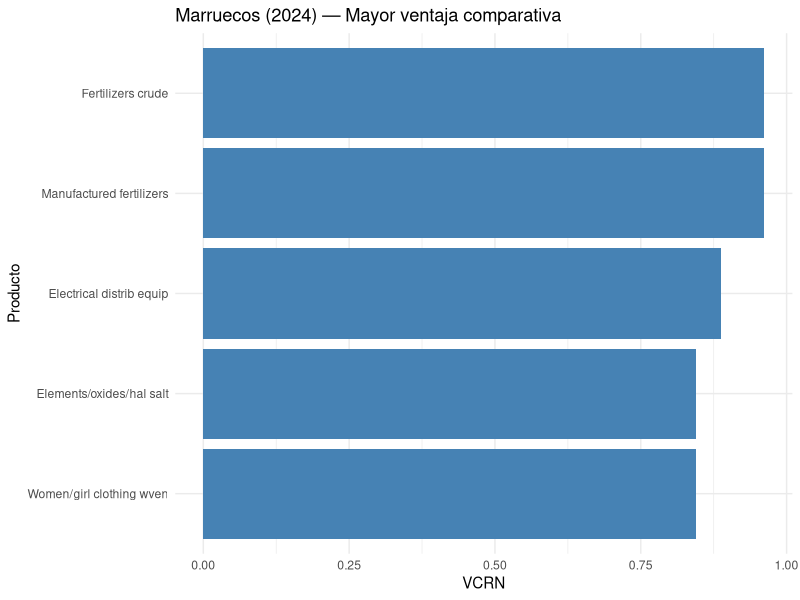
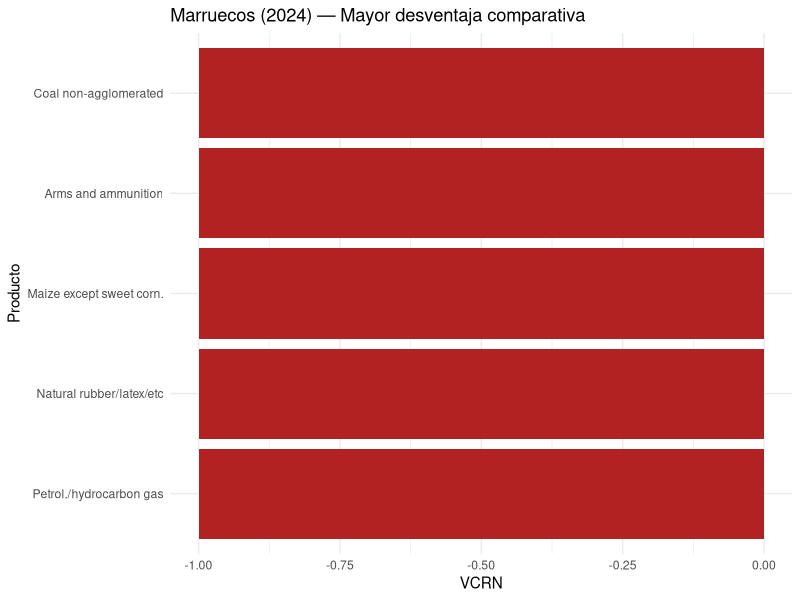
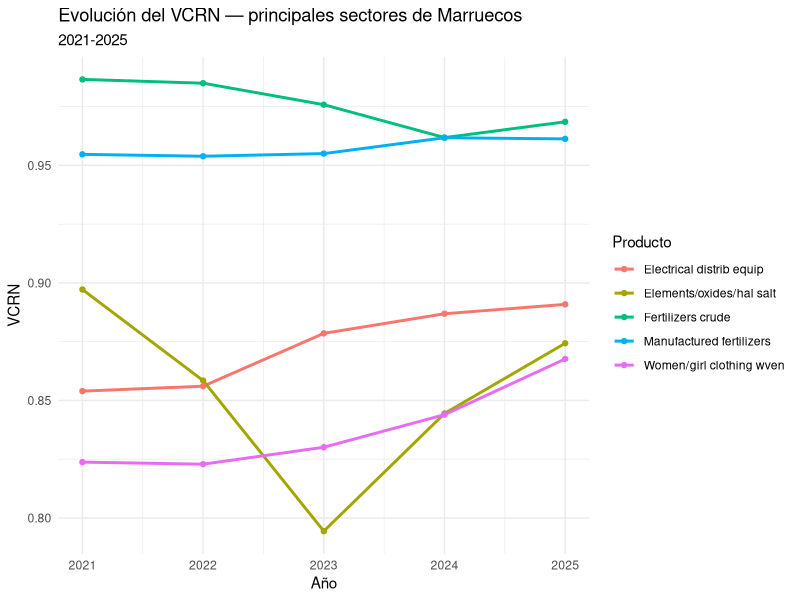
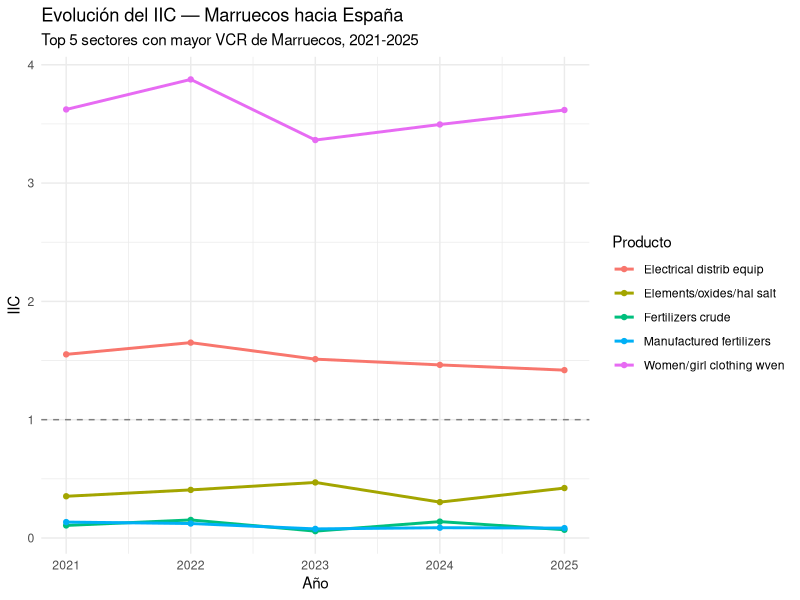
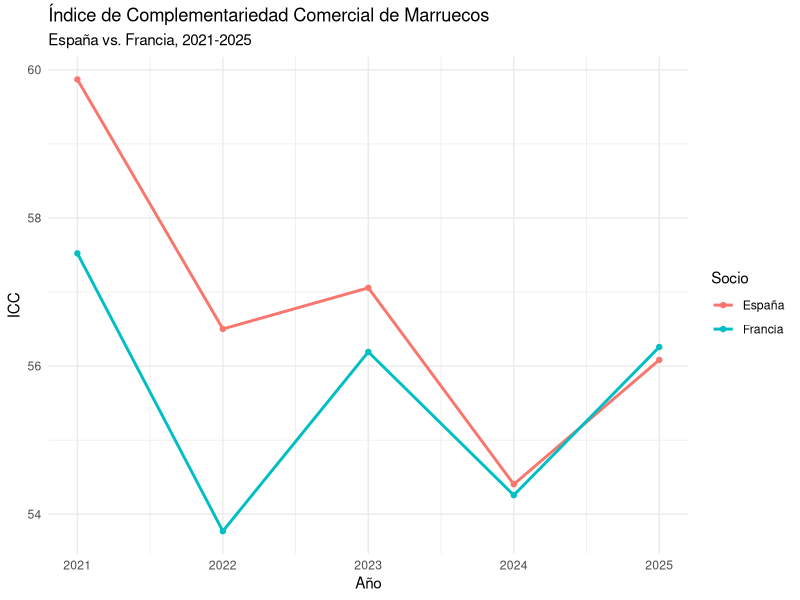
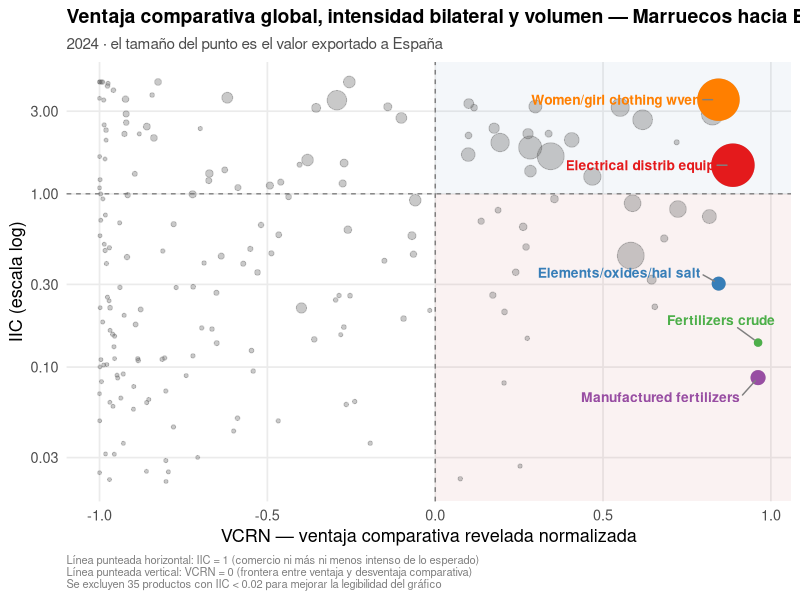
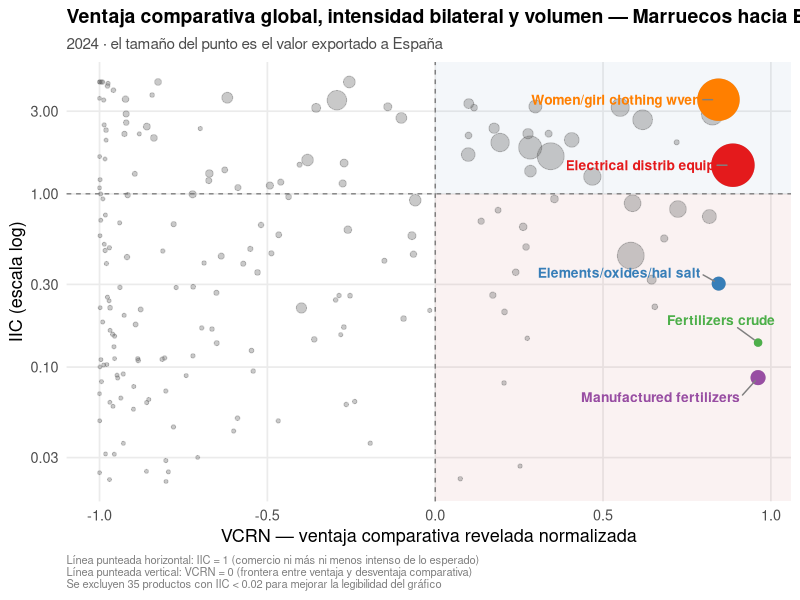
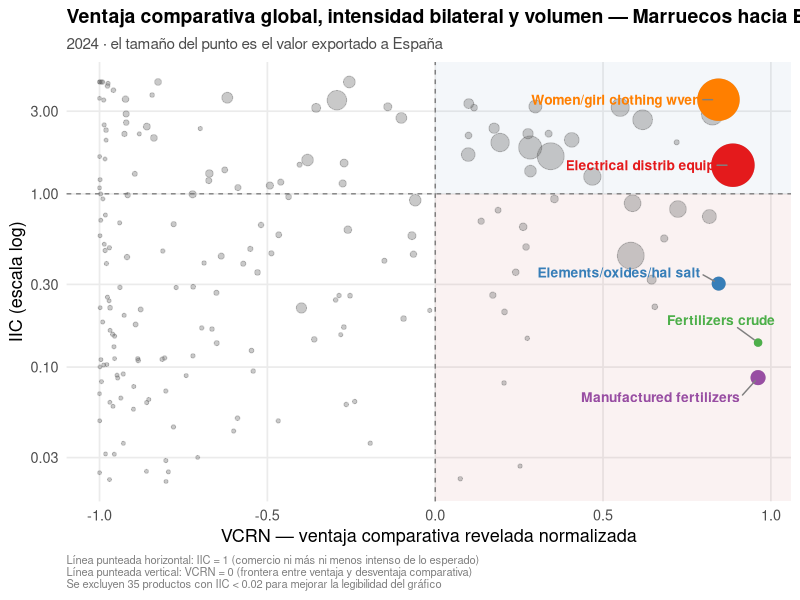

These figures' R source, in order:
#===============================================================================#
# TP1 - Economía Internacional: Indicadores de Comercio - Marruecos
# VCR (Balassa), IIC (Yeats), ICC (Michaely)
#===============================================================================#

library(tidyverse)
library(haven)
library(ggrepel)

setwd("/cloud/project/bases de datos")
getwd()
#===============================================================================#
# 1) CARGA Y LIMPIEZA DE DATOS
#===============================================================================#

# Base principal: MAR como reporter, con ESP/FRA/WLD como partners
comtrade <- read_dta("MAR_ESP_FRA_WLD_full.dta")
names(comtrade) <- tolower(names(comtrade))

comtrade <- comtrade %>%
  mutate(
    cuci      = as.character(as_factor(productcode)),
    cuci_desc = as.character(as_factor(productdescription)),
    r         = as.character(as_factor(reporteriso3)),
    p         = as.character(as_factor(partneriso3)),
    flow      = as.character(as_factor(tradeflowname))
  ) %>%
  rename(value = tradevaluein1000usd) %>%
  select(r, p, flow, cuci, cuci_desc, value, year)

# Base auxiliar: WLD como reporter y partner (necesaria para el denominador del VCR)
comtrade_wld <- read_dta("WLD_WLD.dta")
names(comtrade_wld) <- tolower(names(comtrade_wld))

comtrade_wld <- comtrade_wld %>%
  mutate(
    cuci = as.character(as_factor(productcode)),
    r    = as.character(as_factor(reporteriso3)),
    p    = as.character(as_factor(partneriso3)),
    flow = as.character(as_factor(tradeflowname))
  ) %>%
  rename(value = tradevaluein1000usd) %>%
  select(r, p, flow, cuci, value, year)

# Exportaciones de MAR/ESP/FRA con share y total por reporter-partner-año
# (base de trabajo para VCR e IIC)
comtrade_exp <- comtrade |>
  filter(flow == "Export") |>
  group_by(year, r, p) |>
  mutate(total_expo = sum(value, na.rm = TRUE)) |>
  ungroup() |>
  mutate(share = value / total_expo)


#===============================================================================#
# 2) VCR - Ventajas Comparativas Reveladas (Balassa, 1965)
#===============================================================================#

# Share de Marruecos en cada producto (numerador)
vcr_aux_mar <- comtrade_exp |>
  filter(r == "MAR", p == "WLD") |>
  select(year, cuci, cuci_desc, share_mar = share)

# Share mundial de cada producto (denominador)
wld_exp <- comtrade_wld |>
  filter(flow == "Export", r == "All", p == "All") |>
  group_by(year) |>
  mutate(total_wld = sum(value, na.rm = TRUE)) |>
  ungroup() |>
  mutate(share_wld = value / total_wld) |>
  select(year, cuci, share_wld)

vcr_mar <- vcr_aux_mar |>
  left_join(wld_exp, by = c("year", "cuci")) |>
  mutate(
    vcr  = share_mar / share_wld,
    vcrn = (vcr - 1) / (vcr + 1)
  ) |>
  arrange(desc(vcr))

sum(is.na(vcr_mar$share_wld))  # chequeo de NA 

# Top 5 sectores con mayor / menor ventaja comparativa (2024)
top5_ventaja <- vcr_mar |> filter(year == 2024) |> slice_max(vcrn, n = 5)
top5_desventaja <- vcr_mar |> filter(year == 2024) |> slice_min(vcrn, n = 5)
sectores_top5 <- top5_ventaja$cuci

# --- Gráfico: top 5 ventaja vs. top 5 desventaja (2024) ---
ggplot(top5_ventaja) +
  geom_col(aes(x = reorder(cuci_desc, vcrn), y = vcrn), fill = "steelblue") +
  coord_flip() +
  labs(title = "Marruecos (2024) — Mayor ventaja comparativa",
       x = "Producto", y = "VCRN") +
  theme_minimal()

ggplot(top5_desventaja) +
  geom_col(aes(x = reorder(cuci_desc, vcrn), y = vcrn), fill = "firebrick") +
  coord_flip() +
  labs(title = "Marruecos (2024) — Mayor desventaja comparativa",
       x = "Producto", y = "VCRN") +
  theme_minimal()

# --- Gráfico: evolución del VCRN de los sectores top (2021-2025) ---
vcr_mar |>
  filter(cuci %in% sectores_top5) |>
  ggplot(aes(x = year, y = vcrn, color = cuci_desc)) +
  geom_line(linewidth = 1) +
  geom_point() +
  labs(title = "Evolución del VCRN — principales sectores de Marruecos",
       subtitle = "2021-2025",
       x = "Año", y = "VCRN", color = "Producto") +
  theme_minimal()


#===============================================================================#
# 3) IIC - Índice de Intensidad Comercial (Yeats, 1997)
#===============================================================================#

# Función: IIC de Marruecos hacia un socio, para un set de sectores, en un año dado
calcular_iic_multi <- function(socio, sectores, anio) {
  mar_soc <- comtrade_exp |>
    filter(r == "MAR", p == socio, year == anio, cuci %in% sectores) |>
    select(cuci, cuci_desc, xijk = value, xij = total_expo)
  
  mar_wld <- comtrade_exp |>
    filter(r == "MAR", p == "WLD", year == anio, cuci %in% sectores) |>
    select(cuci, xik = value, xi = total_expo)
  
  mar_soc |>
    left_join(mar_wld, by = "cuci") |>
    mutate(iic = as.numeric((xijk / xik) / (xij / xi)), year = anio) |>
    select(year, cuci, cuci_desc, iic)
}

# IIC 2024 de los 5 sectores top hacia España
iic_top5_esp <- calcular_iic_multi("ESP", sectores_top5, 2024) |> arrange(desc(iic))
iic_top5_esp

# --- Gráfico: evolución del IIC (2021-2025), top 5 sectores hacia España ---
iic_evolucion <- map_dfr(2021:2025, ~calcular_iic_multi("ESP", sectores_top5, .x))

ggplot(iic_evolucion, aes(x = year, y = iic, color = cuci_desc)) +
  geom_line(linewidth = 1) +
  geom_point() +
  geom_hline(yintercept = 1, linetype = "dashed", color = "gray50") +
  labs(title = "Evolución del IIC — Marruecos hacia España",
       subtitle = "Top 5 sectores con mayor VCR de Marruecos, 2021-2025",
       x = "Año", y = "IIC", color = "Producto") +
  theme_minimal()


#===============================================================================#
# 4) ICC - Índice de Complementariedad Comercial (Michaely, 1996)
#===============================================================================#

# --- ICC agregado (un número por socio) ---
calcular_icc <- function(socio, anio) {
  m_mar <- comtrade |>
    filter(r == "MAR", p == "WLD", flow == "Import", year == anio) |>
    mutate(m = value / sum(value, na.rm = TRUE)) |>
    select(cuci, cuci_desc, m)
  
  x_socio <- comtrade |>
    filter(r == socio, p == "WLD", flow == "Export", year == anio) |>
    mutate(x = value / sum(value, na.rm = TRUE)) |>
    select(cuci, x)
  
  tabla <- full_join(m_mar, x_socio, by = "cuci") |>
    mutate(m = replace_na(m, 0), x = replace_na(x, 0), dif_abs = abs(m - x))
  
  icc <- 100 * (1 - sum(tabla$dif_abs, na.rm = TRUE) / 2)
  list(icc = icc, detalle = tabla)
}

icc_esp_mar <- calcular_icc("ESP", 2024)
icc_esp_mar$icc

icc_fra_mar <- calcular_icc("FRA", 2024)
icc_fra_mar$icc

# Chequeos: los shares de cada lado deberían sumar ~1
sum(icc_esp_mar$detalle$m, na.rm = TRUE)
sum(icc_esp_mar$detalle$x, na.rm = TRUE)

# --- Evolución del ICC agregado, España vs. Francia (2021-2025) ---
icc_evolucion <- map_dfr(2021:2025, function(a) {
  tibble(year = a,
         icc_esp = calcular_icc("ESP", a)$icc,
         icc_fra = calcular_icc("FRA", a)$icc)
})

icc_evolucion |>
  pivot_longer(cols = c(icc_esp, icc_fra), names_to = "socio", values_to = "icc") |>
  mutate(socio = recode(socio, icc_esp = "España", icc_fra = "Francia")) |>
  ggplot(aes(x = year, y = icc, color = socio)) +
  geom_line(linewidth = 1) +
  geom_point() +
  labs(title = "Índice de Complementariedad Comercial de Marruecos",
       subtitle = "España vs. Francia, 2021-2025",
       x = "Año", y = "ICC", color = "Socio") +
  theme_minimal()

# --- ICC por producto (ranking de matching, sin la sumatoria) ---
calcular_icc_producto <- function(socio, anio) {
  m_mar <- comtrade |>
    filter(r == "MAR", p == "WLD", flow == "Import", year == anio) |>
    mutate(m = value / sum(value, na.rm = TRUE)) |>
    select(cuci, cuci_desc, m)
  
  x_socio <- comtrade |>
    filter(r == socio, p == "WLD", flow == "Export", year == anio) |>
    mutate(x = value / sum(value, na.rm = TRUE)) |>
    select(cuci, cuci_desc_x = cuci_desc, x)
  
  full_join(m_mar, x_socio, by = "cuci") |>
    mutate(
      cuci_desc = coalesce(cuci_desc, cuci_desc_x),
      m = replace_na(m, 0),
      x = replace_na(x, 0),
      icc_k = 100 * (1 - abs(m - x) / 2)
    ) |>
    select(cuci, cuci_desc, m, x, icc_k) |>
    arrange(desc(icc_k))
}

icc_prod_esp <- calcular_icc_producto("ESP", 2024)
icc_prod_fra <- calcular_icc_producto("FRA", 2024)

# Top 10 de mejor matching real (se excluyen productos marginales de ambos lados)
icc_prod_esp |> filter(m > 0.001, x > 0.001) |> arrange(desc(icc_k)) |> head(10)
icc_prod_fra |> filter(m > 0.001, x > 0.001) |> arrange(desc(icc_k)) |> head(10)


#===============================================================================#
# 5) GRÁFICO INTEGRADOR: VCR x IIC x Volumen comerciado
#===============================================================================#

# Cruce VCRN (2024) con IIC hacia España (2024), para todos los productos en común
cruce_vcr_iic <- vcr_mar |>
  filter(year == 2024) |>
  select(cuci, cuci_desc, vcrn) |>
  inner_join(
    calcular_iic_multi("ESP", unique(vcr_mar$cuci), 2024) |> select(cuci, iic),
    by = "cuci"
  ) |>
  filter(!is.na(iic), is.finite(iic), iic > 0)

# Sumamos el volumen exportado a España (tamaño de la burbuja)
cruce_vcr_iic_vol <- cruce_vcr_iic |>
  left_join(
    comtrade_exp |> filter(r == "MAR", p == "ESP", year == 2024) |> select(cuci, value),
    by = "cuci"
  ) |>
  filter(!is.na(value), value > 0)

# Se excluyen productos con IIC muy bajo (< 0.02) para mejorar la legibilidad
n_excluidos <- sum(cruce_vcr_iic_vol$iic < 0.02, na.rm = TRUE)
cruce_vcr_iic_vol_recortado <- cruce_vcr_iic_vol |> filter(iic >= 0.02)

destacados_vol <- cruce_vcr_iic_vol_recortado |>
  filter(cuci %in% c("562", "272", "842", "773", "522"))

ggplot(cruce_vcr_iic_vol_recortado, aes(x = vcrn, y = iic)) +
  annotate("rect", xmin = 0, xmax = Inf, ymin = 1, ymax = Inf,
           fill = "steelblue", alpha = 0.06) +
  annotate("rect", xmin = 0, xmax = Inf, ymin = 0, ymax = 1,
           fill = "firebrick", alpha = 0.06) +
  geom_point(aes(size = value), alpha = 0.35, color = "gray40") +
  geom_point(data = destacados_vol, aes(size = value, color = cuci_desc)) +
  geom_text_repel(
    data = destacados_vol, aes(label = cuci_desc, color = cuci_desc),
    size = 3.5, fontface = "bold", show.legend = FALSE,
    box.padding = 0.8, point.padding = 0.4,
    segment.color = "gray50", min.segment.length = 0
  ) +
  geom_hline(yintercept = 1, linetype = "dashed", color = "gray40", linewidth = 0.4) +
  geom_vline(xintercept = 0, linetype = "dashed", color = "gray40", linewidth = 0.4) +
  scale_y_log10(labels = scales::label_number(accuracy = 0.01)) +
  scale_size_continuous(range = c(1, 14),
                        labels = scales::label_number(suffix = "k US$")) +
  scale_color_brewer(palette = "Set1") +
  guides(color = "none", size = "none") +
  labs(
    title = "Ventaja comparativa global, intensidad bilateral y volumen — Marruecos hacia España",
    subtitle = "2024 · el tamaño del punto es el valor exportado a España",
    x = "VCRN — ventaja comparativa revelada normalizada",
    y = "IIC (escala log)",
    caption = paste0(
      "Línea punteada horizontal: IIC = 1 (comercio ni más ni menos intenso de lo esperado)\n",
      "Línea punteada vertical: VCRN = 0 (frontera entre ventaja y desventaja comparativa)\n",
      "Se excluyen ", n_excluidos, " productos con IIC < 0.02 para mejorar la legibilidad del gráfico"
    )
  ) +
  theme_minimal(base_size = 13) +
  theme(
    plot.title = element_text(face = "bold", size = 14),
    plot.subtitle = element_text(color = "gray30", size = 11),
    plot.caption = element_text(color = "gray50", size = 8, hjust = 0),
    panel.grid.minor = element_blank(),
    panel.grid.major = element_line(color = "gray92")
  )

ggsave("bubble_vcr_iic_espana.png", width = 11, height = 7, dpi = 300, bg = "white")

ultimo_grafico <- last_plot()

ggsave(
  filename = "bubble_iic_vcr_esp.png",
  plot = ultimo_grafico,
  width = 10, height = 6.5,
  dpi = 300,          
  bg = "white"          
)

#ARREGLAR GRAFICO: QUE LAS BURBUJAS SEAN TRANSPARENTES, REPOSICIONAR
#LAS REFERENCIAS Y AGREGAR OTROS SECTORES DE EXPORTACIÓN (MARRUECOS TIENE UNA
#CRECIENTE INDUSTRIA ENSANMBLADORA DE AUTOPARTES) 
